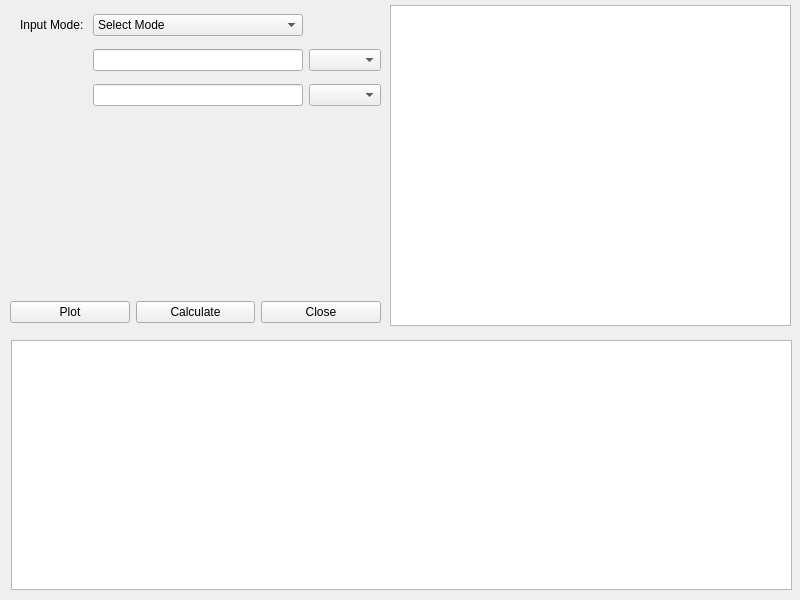
<?xml version="1.0" encoding="UTF-8"?>
<ui version="4.0">
 <class>calcForm</class>
 <widget class="QWidget" name="calcForm">
  <property name="geometry">
   <rect>
    <x>0</x>
    <y>0</y>
    <width>800</width>
    <height>600</height>
   </rect>
  </property>
  <property name="sizePolicy">
   <sizepolicy hsizetype="Expanding" vsizetype="Expanding">
    <horstretch>0</horstretch>
    <verstretch>0</verstretch>
   </sizepolicy>
  </property>
  <property name="windowTitle">
   <string>calcForm</string>
  </property>
  <widget class="QTableView" name="tableView">
   <property name="geometry">
    <rect>
     <x>11</x>
     <y>340</y>
     <width>781</width>
     <height>250</height>
    </rect>
   </property>
   <property name="sizePolicy">
    <sizepolicy hsizetype="Preferred" vsizetype="Preferred">
     <horstretch>0</horstretch>
     <verstretch>0</verstretch>
    </sizepolicy>
   </property>
   <property name="minimumSize">
    <size>
     <width>0</width>
     <height>250</height>
    </size>
   </property>
   <property name="maximumSize">
    <size>
     <width>16777215</width>
     <height>250</height>
    </size>
   </property>
  </widget>
  <widget class="QTextEdit" name="txtThermoState">
   <property name="geometry">
    <rect>
     <x>390</x>
     <y>5</y>
     <width>401</width>
     <height>321</height>
    </rect>
   </property>
   <property name="minimumSize">
    <size>
     <width>0</width>
     <height>321</height>
    </size>
   </property>
   <property name="maximumSize">
    <size>
     <width>16777215</width>
     <height>350</height>
    </size>
   </property>
  </widget>
  <widget class="QWidget" name="layoutWidget">
   <property name="geometry">
    <rect>
     <x>20</x>
     <y>10</y>
     <width>361</width>
     <height>101</height>
    </rect>
   </property>
   <layout class="QGridLayout" name="gridLayout">
    <item row="0" column="0">
     <widget class="QLabel" name="lblMode">
      <property name="text">
       <string>Input Mode: </string>
      </property>
     </widget>
    </item>
    <item row="0" column="1">
     <widget class="QComboBox" name="cmbMode">
      <item>
       <property name="text">
        <string>Select Mode</string>
       </property>
      </item>
      <item>
       <property name="text">
        <string>State (p,T)</string>
       </property>
      </item>
      <item>
       <property name="text">
        <string>State (p,h)</string>
       </property>
      </item>
      <item>
       <property name="text">
        <string>State (p,s)</string>
       </property>
      </item>
      <item>
       <property name="text">
        <string>State (h,s)</string>
       </property>
      </item>
      <item>
       <property name="text">
        <string>P_Sat (T)</string>
       </property>
      </item>
      <item>
       <property name="text">
        <string>T_Sat (p)</string>
       </property>
      </item>
      <item>
       <property name="text">
        <string>State (Rho,T)</string>
       </property>
      </item>
      <item>
       <property name="text">
        <string>P3_Sat(h)</string>
       </property>
      </item>
     </widget>
    </item>
    <item row="1" column="0">
     <widget class="QLabel" name="lblProperty1">
      <property name="text">
       <string>&lt;html&gt;&lt;head/&gt;&lt;body&gt;&lt;p&gt;&lt;br/&gt;&lt;/p&gt;&lt;/body&gt;&lt;/html&gt;</string>
      </property>
     </widget>
    </item>
    <item row="1" column="1">
     <widget class="QLineEdit" name="lnProperty1"/>
    </item>
    <item row="1" column="2">
     <widget class="QComboBox" name="cmbPropertyUnit1">
      <property name="font">
       <font>
        <pointsize>8</pointsize>
       </font>
      </property>
     </widget>
    </item>
    <item row="2" column="0">
     <widget class="QLabel" name="lblProperty2">
      <property name="text">
       <string/>
      </property>
     </widget>
    </item>
    <item row="2" column="1">
     <widget class="QLineEdit" name="lnProperty2"/>
    </item>
    <item row="2" column="2">
     <widget class="QComboBox" name="cmbPropertyUnit2">
      <property name="font">
       <font>
        <pointsize>8</pointsize>
       </font>
      </property>
     </widget>
    </item>
   </layout>
  </widget>
  <widget class="QWidget" name="layoutWidget">
   <property name="geometry">
    <rect>
     <x>10</x>
     <y>300</y>
     <width>371</width>
     <height>25</height>
    </rect>
   </property>
   <layout class="QHBoxLayout" name="horizontalLayout">
    <item>
     <widget class="QPushButton" name="btnPlot">
      <property name="text">
       <string>Plot</string>
      </property>
     </widget>
    </item>
    <item>
     <widget class="QPushButton" name="btnCalculate">
      <property name="text">
       <string>Calculate</string>
      </property>
     </widget>
    </item>
    <item>
     <widget class="QPushButton" name="btnClose">
      <property name="text">
       <string>Close</string>
      </property>
     </widget>
    </item>
   </layout>
  </widget>
 </widget>
 <resources/>
 <connections/>
</ui>
